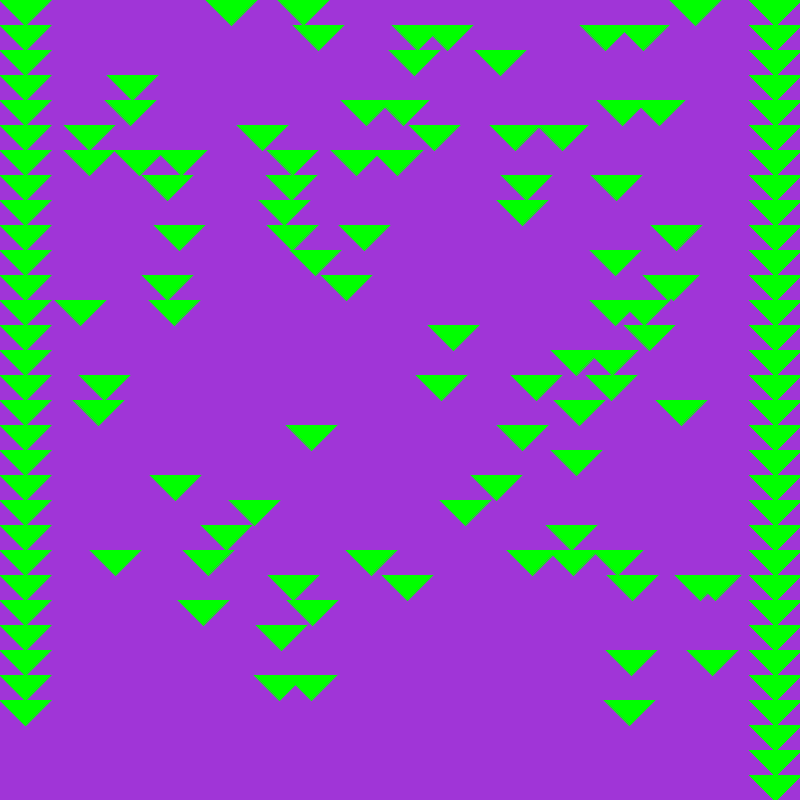
Frame 1 (no input)
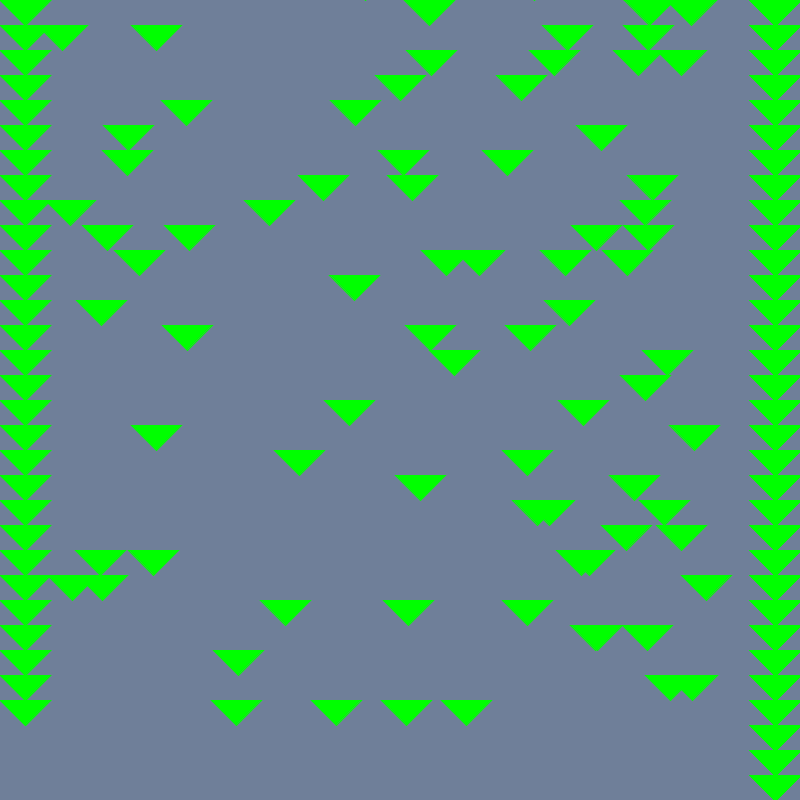
Frame 60 (the mouse pressed at the canvas centre just before this capture)
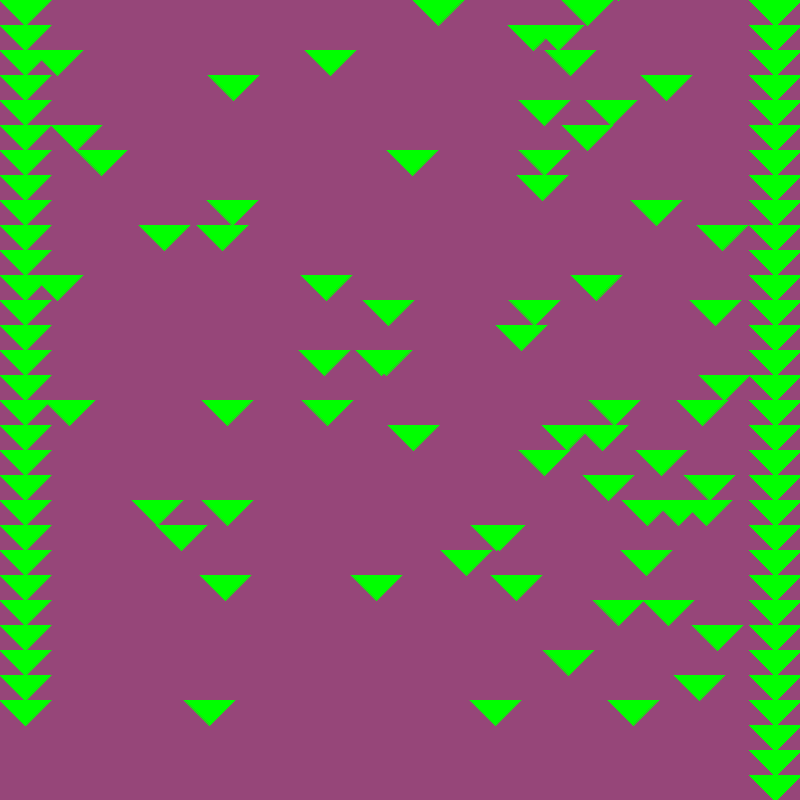
Frame 120 (the mouse held since frame 60 and released just before this capture)

The Processing sketch that drew these frames (run headless with seeded random() and noise(); from frame 60 on, the mouse is pressed at the canvas centre):

// Processing sketch: processing_138711
// ── processing_138711.pde


float y = 0;

void setup () {
  size (800, 800);
  frameRate (5);
}

void draw() {
  background (random(60, 216), random (9, 179), random(98, 222));
  // t right
  fill (0, 255, 0);
  stroke (0, 255, 0);
  for (float i =-25; i<=800-100; i +=25) {
    for (float z = 0; z<=800-100; z+=25) {
      triangle (z, i, z+50, i, z+25, i+25);
      z += random (800);
    }
  }
  fill (0, 255, 0);
  stroke (0, 255, 0);
  for (float i =-25; i<=800-100; i +=25) {
    for (float z = 0; z<=800-100; z+=25) {
      triangle (z, i, z+50, i, z+25, i+25);
      z += random (800);
    }
    // t left
    fill (0, 255, 0);
    stroke (0, 255, 0);
    for (int r =-25; r<=800; r +=25) {
      triangle (750, r, 800, r, 775, r+25);
    }
  }
}
